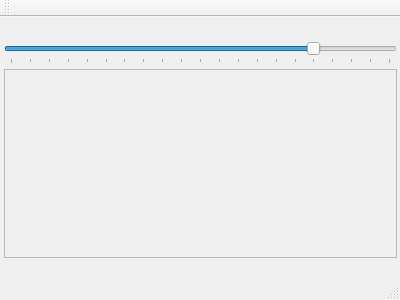
<?xml version="1.0" encoding="UTF-8"?>
<ui version="4.0">
 <class>guitest</class>
 <widget class="QMainWindow" name="guitest">
  <property name="geometry">
   <rect>
    <x>0</x>
    <y>0</y>
    <width>400</width>
    <height>300</height>
   </rect>
  </property>
  <property name="windowTitle">
   <string>guitest</string>
  </property>
  <widget class="QWidget" name="centralWidget">
   <widget class="VUMeterWidget" name="vumeter" native="true">
    <property name="geometry">
     <rect>
      <x>2</x>
      <y>0</y>
      <width>397</width>
      <height>23</height>
     </rect>
    </property>
   </widget>
   <widget class="QSlider" name="ctlVol">
    <property name="geometry">
     <rect>
      <x>4</x>
      <y>24</y>
      <width>393</width>
      <height>23</height>
     </rect>
    </property>
    <property name="maximum">
     <number>100</number>
    </property>
    <property name="value">
     <number>80</number>
    </property>
    <property name="orientation">
     <enum>Qt::Horizontal</enum>
    </property>
    <property name="tickPosition">
     <enum>QSlider::TicksBelow</enum>
    </property>
    <property name="tickInterval">
     <number>5</number>
    </property>
   </widget>
   <widget class="spectrumWidget" name="spectrum">
    <property name="geometry">
     <rect>
      <x>4</x>
      <y>52</y>
      <width>393</width>
      <height>189</height>
     </rect>
    </property>
    <property name="frameShape">
     <enum>QFrame::StyledPanel</enum>
    </property>
    <property name="frameShadow">
     <enum>QFrame::Raised</enum>
    </property>
   </widget>
  </widget>
  <widget class="QMenuBar" name="menuBar">
   <property name="geometry">
    <rect>
     <x>0</x>
     <y>0</y>
     <width>400</width>
     <height>21</height>
    </rect>
   </property>
  </widget>
  <widget class="QToolBar" name="mainToolBar">
   <attribute name="toolBarArea">
    <enum>TopToolBarArea</enum>
   </attribute>
   <attribute name="toolBarBreak">
    <bool>false</bool>
   </attribute>
  </widget>
  <widget class="QStatusBar" name="statusBar"/>
 </widget>
 <layoutdefault spacing="6" margin="11"/>
 <customwidgets>
  <customwidget>
   <class>VUMeterWidget</class>
   <extends>QWidget</extends>
   <header>vumeterwidget.hpp</header>
   <container>1</container>
  </customwidget>
  <customwidget>
   <class>spectrumWidget</class>
   <extends>QFrame</extends>
   <header>spectrumwidget.hpp</header>
   <container>1</container>
  </customwidget>
 </customwidgets>
 <resources/>
 <connections/>
</ui>
